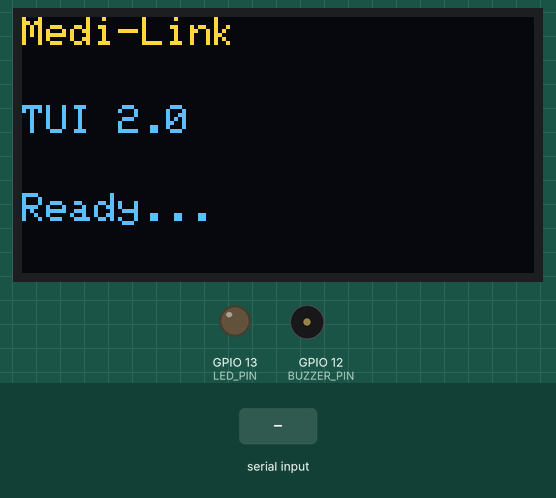
This sketch was run on a simulated ESP32. On the bench: 128×64 one-colour display, output pins drawn as LEDs (lit = HIGH), buzzer (waves = sounding, pin HIGH). The test bench sets the inputs (shaded band). The OLED is the two-colour kind (top 16 rows yellow); the audio player accepts every command and is not drawn.

Above: at 1.7 s.
1.8 s: "WARN\n" received over Serial
At 3.8 s:
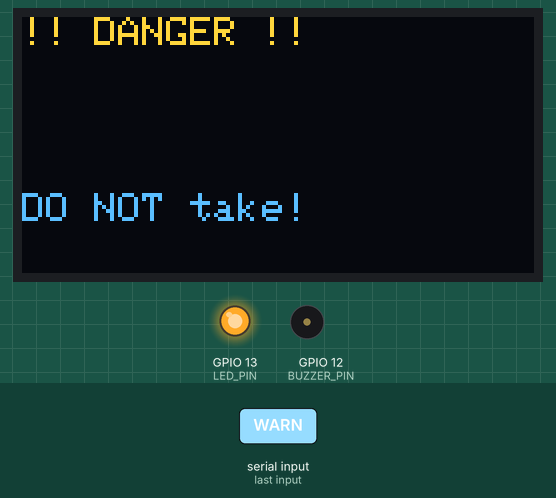
4.1 s: "EXPR\n" received over Serial
At 5.2 s:
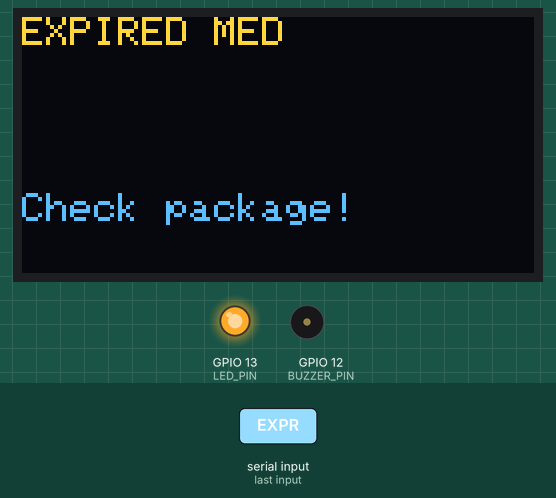
5.6 s: "1\n" received over Serial
At 6.3 s:
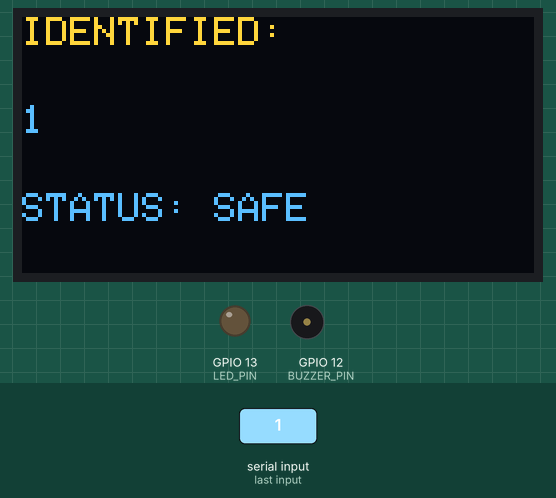
Timing chart, 0 to 8.6 s (numbered marks = the images above; inputs shaded):
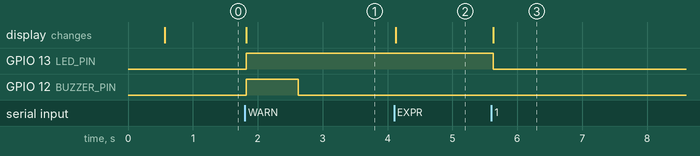

The sketch:

Code.ino
```cpp
// Medi-Link TUI 2.0 — ESP32 Firmware
#include <Wire.h>
#include <Adafruit_GFX.h>
#include <Adafruit_SSD1306.h>
#include "DFRobotDFPlayerMini.h"

#define BUZZER_PIN  12
#define LED_PIN     13

Adafruit_SSD1306 display(128, 64, &Wire, -1);
HardwareSerial dfSerial(2); // UART2
DFRobotDFPlayerMini player;

void showOLED(String l1, String l2="", String l3="") {
  display.clearDisplay();
  display.setTextColor(SSD1306_WHITE);
  display.setTextSize(1);
  display.setCursor(0,0);  display.println(l1);
  display.setCursor(0,22); display.println(l2);
  display.setCursor(0,44); display.println(l3);
  display.display();
}
void setup() {
  Serial.begin(115200);
  dfSerial.begin(9600, SERIAL_8N1, 16, 17);
  pinMode(BUZZER_PIN, OUTPUT);
  pinMode(LED_PIN, OUTPUT);
  display.begin(SSD1306_SWITCHCAPVCC, 0x3C);
  if (!player.begin(dfSerial)) {
    showOLED("DFPlayer", "ERROR", "Check SD card");
    // don't hang — continue anyway
} else {
    player.volume(25);
}
showOLED("Medi-Link", "TUI 2.0", "Ready...");
}

void loop() {
  if (Serial.available()) {
    String msg = Serial.readStringUntil('\n');
    if (msg.startsWith("WARN")) {
      showOLED("!! DANGER !!",
               msg.substring(5),
               "DO NOT take!");
      digitalWrite(LED_PIN, HIGH);
      digitalWrite(BUZZER_PIN, HIGH);
      delay(800);
      digitalWrite(BUZZER_PIN, LOW);
      player.play(2);
    } else if (msg.startsWith("EXPR")) {
      showOLED("EXPIRED MED",
             msg.substring(5),
               "Check package!");
      player.play(3);
    } else {
      showOLED("IDENTIFIED:", msg, "STATUS: SAFE");
      digitalWrite(LED_PIN, LOW);
      player.play(1);
    }
  }
}
```

Measured:
- after the input at 1.8 s, GPIO 13 (LED_PIN): LOW → HIGH at once; GPIO 12 (BUZZER_PIN): LOW → HIGH at once, → LOW 0.80 s later; the display: changes at once (image 1)
- after the input at 4.1 s, the display: changes at once (image 2)
- after the input at 5.6 s, GPIO 13 (LED_PIN): HIGH → LOW at once; the display: first differs from a run without the input at once (image 3)
